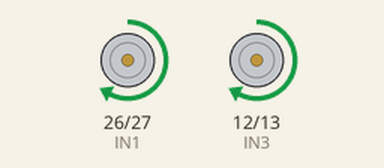
This sketch was run on a simulated ESP32. Shown: motor-driver pin pairs drawn as motors (green arrow = first pin HIGH = forward, orange = second pin HIGH = backward, longer = more drive, scaled by the enable pin).

Above: at 1.0 s.
At 3.0 s:
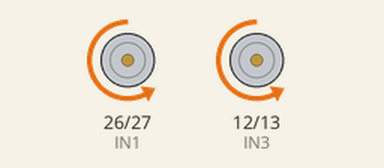
At 5.0 s:
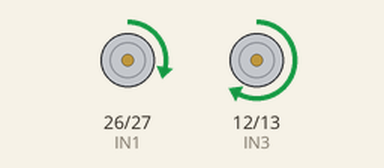
At 9.0 s:
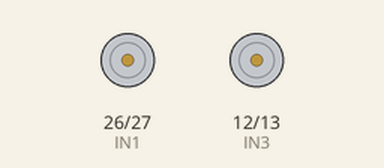
Timing chart, 0 to 13.0 s (numbered marks = the images above):
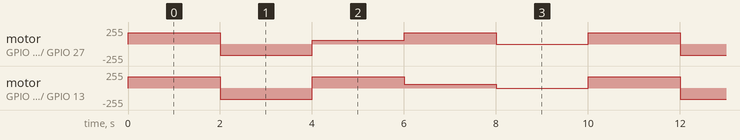

The sketch:

test.ino
```cpp
#include <WiFi.h>
#include <esp_now.h>

#define ENA 25
#define IN1 26
#define IN2 27
#define ENB 14
#define IN3 12
#define IN4 13
#define MIN_ANGLE 5.0
#define MAX_ANGLE 25.0
#define MIN_SPEED 80
#define MAX_SPEED 255

char command = 'S';

typedef struct {
  char cmd;
  float angle;
} ControlPacket;

ControlPacket data;

void setup() {
  Serial.begin(115200);

  pinMode(ENA, OUTPUT);
  pinMode(IN1, OUTPUT);
  pinMode(IN2, OUTPUT);
  pinMode(ENB, OUTPUT);
  pinMode(IN3, OUTPUT);
  pinMode(IN4, OUTPUT);

  WiFi.mode(WIFI_STA);

  if (esp_now_init() != ESP_OK) {
    Serial.println("ESP-NOW init failed");
    return;
  }
  esp_now_register_recv_cb(onReceive);
}

void onReceive(const esp_now_recv_info_t *info, const uint8_t *incomingData, int len) {
  if (len != sizeof(ControlPacket)) return;
  memcpy(&data, incomingData, sizeof(data));
  Serial.print("Cmd: ");
  Serial.print(data.cmd);
  Serial.print("  Angle: ");
  Serial.println(data.angle);
  drive(data.cmd, data.angle);
}

int angleToSpeed(float angle) {
  angle = constrain(angle, MIN_ANGLE, MAX_ANGLE);
  return map(angle * 10, MIN_ANGLE * 10, MAX_ANGLE * 10, MIN_SPEED, MAX_SPEED);
}

void drive(char cmd, float angle) {
  int speed = angleToSpeed(angle);
  switch (cmd) {
    case 'F': forward(speed); break;
    case 'B': backward(speed); break;
    case 'L': left(speed); break;
    case 'R': right(speed); break;
    default: stopMotors(); break;
  }
}

void forward(int spd) {
  analogWrite(ENA, spd);
  analogWrite(ENB, spd);
  digitalWrite(IN1, HIGH);
  digitalWrite(IN2, LOW);
  digitalWrite(IN3, HIGH);
  digitalWrite(IN4, LOW);
}

void backward(int spd) {
  analogWrite(ENA, spd);
  analogWrite(ENB, spd);
  digitalWrite(IN1, LOW);
  digitalWrite(IN2, HIGH);
  digitalWrite(IN3, LOW);
  digitalWrite(IN4, HIGH);
}

void left(int spd) {
  analogWrite(ENA, spd / 3);   //increase spd/3 for faster turn
  analogWrite(ENB, spd);
  digitalWrite(IN1, HIGH);
  digitalWrite(IN2, LOW);
  digitalWrite(IN3, HIGH);
  digitalWrite(IN4, LOW);
}

void right(int spd) {
  analogWrite(ENA, spd);
  analogWrite(ENB, spd / 3);   //increase spd/3 for faster turn
  digitalWrite(IN1, HIGH);
  digitalWrite(IN2, LOW);
  digitalWrite(IN3, HIGH);
  digitalWrite(IN4, LOW);
}


void stopMotors() {
  analogWrite(ENA, 0);
  analogWrite(ENB, 0);
}


void loop() {
  drive('F', 15);
  delay(2000);

  drive('B', 15);
  delay(2000);

  drive('L', 15);
  delay(2000);

  drive('R', 15);
  delay(2000);

  drive('S', 0);
  delay(2000);
}
```

controller.cpp
```cpp
#include <WiFi.h>
#include <esp_now.h>
#include <Wire.h>
#include <MPU6050_tockn.h>

MPU6050 mpu6050(Wire);

typedef struct {
  float x;
  float y;
} ControlPacket;

ControlPacket data;

uint8_t receiverMAC[] = {0x84, 0x1F, 0xE8, 0x24, 0x9D, 0xB8};

void setup() {
  Serial.begin(115200);
  Wire.begin();

  mpu6050.begin();
  mpu6050.calcGyroOffsets(true);

  WiFi.mode(WIFI_STA);

  if (esp_now_init() != ESP_OK) {
    Serial.println("ESP-NOW init failed");
    return;
  }

  esp_now_peer_info_t peerInfo = {};
  memcpy(peerInfo.peer_addr, receiverMAC, 6);
  peerInfo.channel = 0;
  peerInfo.encrypt = false;

  esp_now_add_peer(&peerInfo);
}

void loop() {
  mpu6050.update();

  float angleX = mpu6050.getAngleX();
  float angleY = mpu6050.getAngleY();

  data.x = angleX;
  data.y = angleY;

  esp_now_send(receiverMAC, (uint8_t*)&data, sizeof(data));

  Serial.print("X: ");
  Serial.print(data.x);
  Serial.print("  Y: ");
  Serial.println(data.y);

  delay(20);
}
```

Measured:
- by itself, motor on GPIO 26 (IN1) / GPIO 27 (IN2): repeats every 10.0 s: backward 167/255 2.0 s, forward 55/255 2.0 s, forward 167/255 2.0 s, stopped 2.0 s, forward 167/255 2.0 s
- by itself, motor on GPIO 12 (IN3) / GPIO 13 (IN4): repeats every 10.0 s: backward 167/255 2.0 s, forward 167/255 2.0 s, forward 55/255 2.0 s, stopped 2.0 s, forward 167/255 2.0 s
